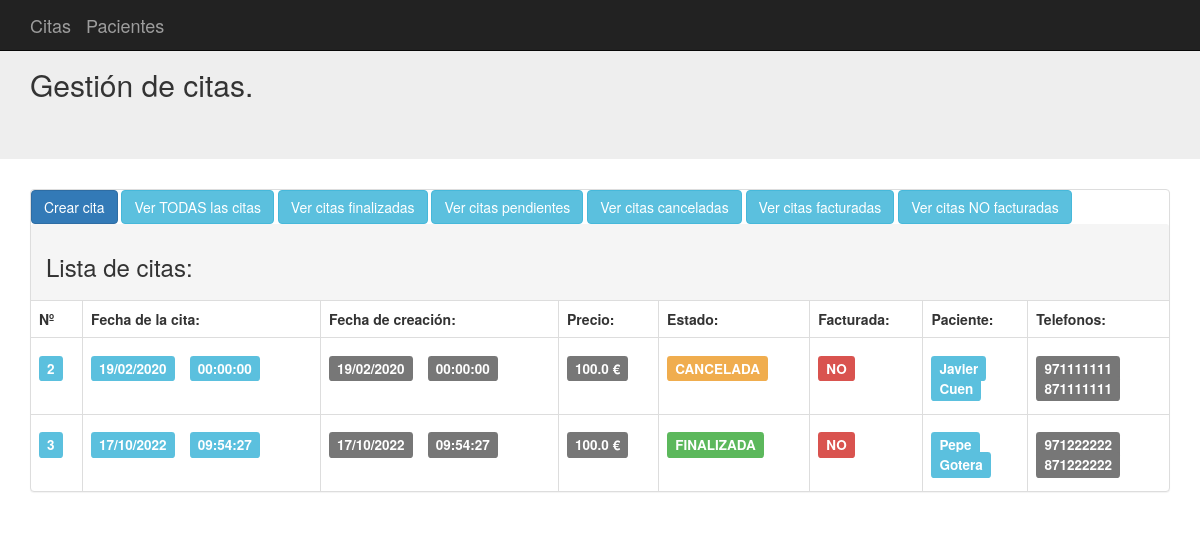
The app's page /citas_facturadas/1 with its own data.
### aplication/models.py (models this page shows, shortened)
class Citas(db.Model):
	__tablename__ = 'citas'
	id = Column(Integer, primary_key=True)
	fecha_creacion = Column(DateTime, default=datetime.utcnow)
	fecha_cita = Column(DateTime)
	precio = Column(Float,default=0)
	finalizada = Column(db.Enum(EstadoCita))
	facturada = Column(Boolean, default=False)
	varios = Column(String(300))
	paciente_id = Column(Integer, ForeignKey('pacientes.id'), nullable=False)
	pacientes = relationship("Pacientes", backref="Citas",lazy=True)

class Pacientes(db.Model):
	__tablename__ = 'pacientes'
	id = Column(Integer, primary_key=True)
	nombre = Column(String(100),nullable=False)
	apellidos = Column(String(200),nullable=False)
	dni = Column(String(10),nullable=False)
	telefono1 = Column(String(9),nullable=False)
	telefono2 = Column(String(9),nullable=False)
	email = Column(String(100))
	domicilio = Column(String(200))
	cp = Column(String(6))
	ciudad = Column(String(200))
	varios = Column(String(300))

### app.py (the view)
@app.route('/')
@app.route('/citas_paciente/<id>')
@app.route('/citas_finalizadas/<fin>')
@app.route('/citas_facturadas/<fact>')
def inicio(id='0', fin='0', fact='0' ):
	tipo_botones=tipo_botones_lista_citas[0]
	paciente=Pacientes.query.get(id)
	if id=='0' and fin=='0' and fact =='0':
		citas=Citas.query.all()
	elif fin=='1':
		citas=Citas.query.filter_by(finalizada=EstadoCita.PENDIENTE)
	elif fin=='2':
		citas=Citas.query.filter_by(finalizada=EstadoCita.CANCELADA)
	elif fin=='3':
		citas=Citas.query.filter_by(finalizada=EstadoCita.FINALIZADA)
	elif fact=='1':
		citas=Citas.query.filter_by(facturada=False)
	elif fact=='2':
		citas=Citas.query.filter_by(facturada=True)
	else:
		citas=Citas.query.filter_by(paciente_id=id)
	pacientes=Pacientes.query.all()
	return render_template("inicio.html",citas=citas,pacientes=pacientes,paciente=paciente,EstadoCita=EstadoCita, tipo_botones=tipo_botones)

### templates/inicio.html (shortened to what this page needs)
{% extends "base.html" %}
{% block contenido %}
	    <div class="panel panel-default">
            {% include 'botones_lista_citas.html' %}
			<div class="panel-heading"><h3>Lista de citas:</h3></div>
			{% include 'lista_citas.html' %}
  	    </div>
  	</div>
{% endblock %}

### templates/lista_citas.html (shortened to what this page needs)
<table class="table table-bordered">
    <tr>
		<td>
            <b>Nº</b>
        </td>
		<td>
            <b>Fecha de la cita:</b>
        </td>
		<td>
            <b>Fecha de creación:</b>
        </td>
		<td>
            <b>Precio:</b>
        </td>
		<td>
            <b>Estado:</b>
        </td>
		<td>
            <b>Facturada:</b>
        </td>
        {% if mostrar_lista_paciente != '0' %}
		<td>
            <b>Paciente:</b>
        </td>
		<td>
            <b>Telefonos:</b>
        </td>
        {% endif %}
	</tr>
  		{% for cita in citas %}
  	<tr>
		<td>
			<h4>
				<a href="{{url_for('cita_edit',id=cita.id)}}">
					<span class="label label-info">{{cita.id}}</span>
				</a>
			</h4>
		</td>
		<td>
	        <h4>
				<span class="label label-info">{{cita.fecha_cita.strftime("%d/%m/%Y") }}</span>
				<span class="label label-info">{{ cita.fecha_cita.strftime("%H:%M:%S") }}</span>
			</h4>
        </td>
		<td>
			<h4>
				<span class="label label-default">{{ cita.fecha_creacion.strftime("%d/%m/%Y") }}</span>
				<span class="label label-default">{{ cita.fecha_creacion.strftime("%H:%M:%S") }}</span>
			</h4>
		</td>
			<td>
			<h4>
				<span class="label label-default">{{ cita.precio }} €</span>
			</h4>
		</td>
			{% if cita.finalizada == EstadoCita.PENDIENTE %}
		<td>
			<h4>
				<span class="label label-danger">{{ EstadoCita.PENDIENTE.name}}</span>
			</h4>
		</td>
			{% elif cita.finalizada == EstadoCita.CANCELADA %}
		<td>
			<h4>
				<span class="label label-warning">{{ EstadoCita.CANCELADA.name }}</span>
			</h4>
		</td>
			{% else %}
		<td>
			<h4>
				<span class="label label-success">{{ EstadoCita.FINALIZADA.name }}</span>
			</h4>
		</td>
			{% endif %}
			{% if cita.facturada == False %}
		<td>
			<h4>
		    	<span class="label label-danger">NO</span>
			</h4>
        </td>
			{% else %}
		<td>
			<h4>
				<span class="label label-success">SI</span>
			</h4>
		</td>
			{% endif %}
        {% if mostrar_lista_paciente != '0' %}
		<td>
			<h4>
				<a href="{{url_for('inicio',id=cita.paciente_id)}}">
		    		<span class="label label-info">{{cita.pacientes.nombre}}</span>
			    	&nbsp;<br>
				    <span class="label label-info">{{cita.pacientes.apellidos}}</span>
			    </a>
            </h4>
        </td>
		<td>
			<h4>
				<span class="label label-default">{{cita.pacientes.telefono1}}</span>
				&nbsp;<br>
				<span class="label label-default">{{cita.pacientes.telefono2}}</span>
			</h4>
		</td>
        {% endif %}
    </tr>
  	{% endfor %}
</table>

### records on screen
Citas: id "2", fecha_cita "19/02/2020", fecha_cita "00:00:00", fecha_creacion "19/02/2020", fecha_creacion "00:00:00", precio "100.0", CANCELADA.name "CANCELADA", facturada "NO", pacientes.nombre "Javier", pacientes.apellidos "Cuen", pacientes.telefono1 "971111111", pacientes.telefono2 "871111111"
Citas: id "3", fecha_cita "17/10/2022", fecha_cita "09:54:27", fecha_creacion "17/10/2022", fecha_creacion "09:54:27", precio "100.0", FINALIZADA.name "FINALIZADA", facturada "NO", pacientes.nombre "Pepe", pacientes.apellidos "Gotera", pacientes.telefono1 "971222222", pacientes.telefono2 "871222222"
